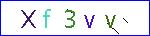
#> input picture test.jpg, 150 x 36 px
$ python recognize.py   (Python 2 division)
#> lines starting #> are read from the running program, lines starting #| are printed output that depends on the picture; after the words box and inside, x2 and y2 are one past the last pixel; in counts of white or black regions, pixels touching at a corner belong together
# -*- coding: utf-8 -*-
# @Author: lim
# @Email: lim1942@163.com
# @Date:  2018-01-30 09:36:10
# @Last Modified by:  lim
# @Last Modified time:  2018-01-30 10:49:15

import os
from PIL import Image, ImageFile


def letters(img):
	"""get the x location when img move in
	labels has the greatest match"""

	#load label img and binarization
	LABELS = Image.open('merge_label.jpg')
	LABELS = LABELS.convert('L')
	pix_ = LABELS.load()
	for y in range(LABELS.size[1]):
		for x in range(LABELS.size[0]):
			if  pix_[x,y]<=200:
				pix_[x,y] = 0
			if pix_[x,y]>230:
				pix_[x,y] =255

	A = img.load()
	B = LABELS.load()

	#move img in labels img get x
	mx = 1000000
	max_x = 0
	x = 0
	for x in range(LABELS.size[0] - img.size[0]):
		_sum = 0
		for i in range(img.size[0]):
			for j in range(img.size[1]):
				_sum = _sum + abs(B[x + i, j] - A[i, j])
		if _sum < mx:
			mx = _sum
			max_x = x
	return max_x


def recognize(content):
	"""get a bytes img to recognize
	"""
	STR = '123456789aAbBcCdDeEfFgGQvXz'

	#laod img and convert it to L
	p = ImageFile.Parser()
	p.feed(content)
	im = p.close()
#> im is the input picture: PIL image 150x36 RGB; mean R, G, B 224.7, 226, 235.4
	im = im.convert('L')
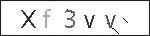
#> im: PIL image 150x36 L; min 0, max 255, mean 226.7
	pix_ = im.load()

	#binarization and hand the interference line
	for y in range(im.size[1]):
		for x in range(im.size[0]):
			if pix_[x,y]<10:
				pix_[x,y] = 244
			if pix_[x,y]>=10 and pix_[x,y]<=230:
				pix_[x,y] = 0
			if pix_[x,y]>230:
				pix_[x,y] =255

	# hand noise remained by the line
	for y in range(im.size[1])[1:-1]:
		for x in range(im.size[0])[1:-1]:
			if pix_[x,y]==0:
				weight = 0
				if pix_[x-1,y-1] !=0:
					weight +=1
				if pix_[x-1,y+1] !=0:
					weight +=1
				if pix_[x,y-1] !=0:
					weight +=1
				if pix_[x,y+1] !=0:
					weight +=1
				if pix_[x+1,y-1] !=0:
					weight +=1
				if pix_[x+1,y+1] !=0:
					weight +=1
				if weight>4:
					pix_[x,y] =255

	#crop picture in the vertical direction
	box = (0,10,150,28)
	im = im.crop(box)
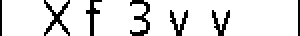
#> im: PIL image 150x18 L (shown 2 times larger); 87.9% white; black in thin lines or dots

	#crop the piece of char to recognize in labels
	result = ''
	pix_ = im.load()
	x = 22
	for i in range(5):
		box = (x,0,x+18,18)
		x +=21
		img = im.crop(box)
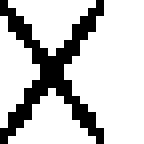
#> img: PIL image 18x18 L (shown 8 times larger); 77.2% white; black in thin lines or dots, all inside (x1, y1, x2, y2) = (0, 0, 13, 18)
		r_x = letters(img)
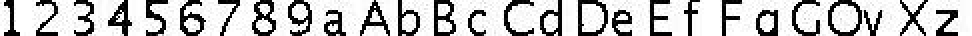
#> input picture merge_label.jpg, 486 x 18 px (shown 2 times larger)
#> in letters, LABELS is the input picture: PIL image 486x18 L; min 0, max 255, mean 190
#> after the loop in letters, `for x in range(LABELS.size[0] - img.size[0]):`: max_x = 450; mx = 337
#> r_x = 450
		result +=STR[r_x//18]
#> result = 'X'

	return result


if __name__ == '__main__':
	with open('test.jpg','rb') as f:
		content = f.read()
	print recognize(content)
